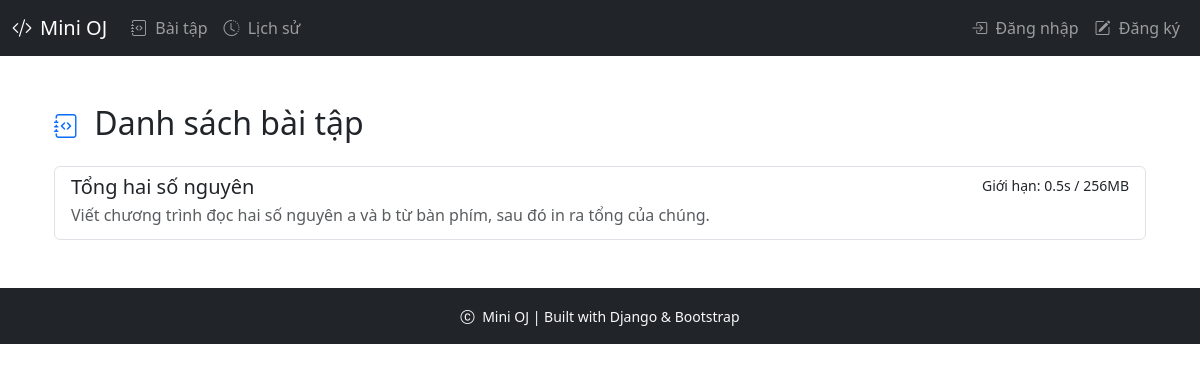
The app's page /problems/, older data.
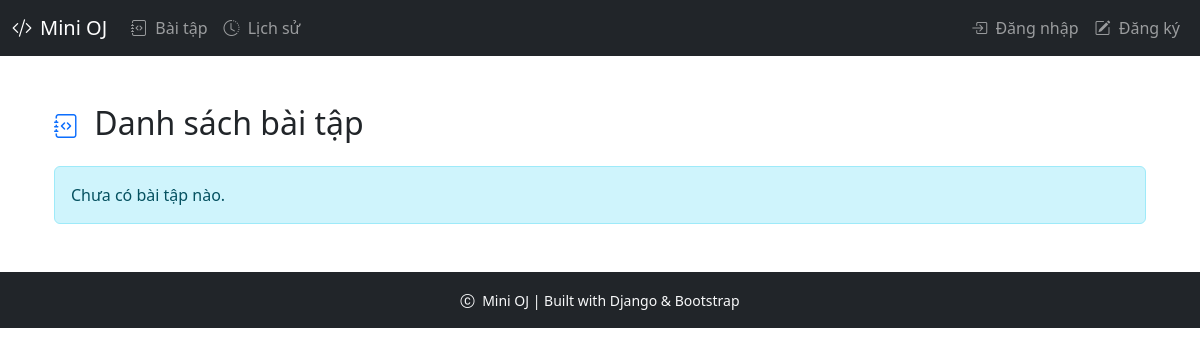
The same page, newer data.
### judge/models.py (models this page shows, shortened)
class Problem(models.Model):
    title = models.CharField(max_length=255)
    description = models.TextField(255)
    content = models.TextField()
    input_format = models.TextField()
    output_format = models.TextField()
    time_limit = models.FloatField(default=1.0, help_text="Second")
    memory_limit = models.IntegerField(default=256, help_text="MB")
    languages = models.ManyToManyField(Language)

### judge/views.py (the view)
# urls.py: path('problems/', views.problems, name='problems'),
def problems(request):
    return render(request, 'judge/problems.html', {
        'problems': Problem.objects.all().order_by('id')
    })

### judge/templates/judge/problems.html
{% extends "judge/site_base.html" %}
{% block content %}
  <div class="container mt-5">
    <h2 class="mb-4"><i class="bi bi-journal-code fs-4 me-2 text-primary"></i> Danh sách bài tập</h2>
    {% if problems %}
      <div class="list-group">
        {% for problem in problems %}
          <a href="{% url 'problem' problem.id %}" class="list-group-item list-group-item-action">
            <div class="d-flex w-100 justify-content-between">
              <h5 class="mb-1">{{ problem.title }}</h5>
              <small>Giới hạn: {{ problem.time_limit }}s / {{ problem.memory_limit }}MB</small>
            </div>
            <p class="mb-1 text-muted">{{ problem.description|truncatewords:20 }}</p>
          </a>
        {% endfor %}
      </div>
    {% else %}
      <div class="alert alert-info">Chưa có bài tập nào.</div>
    {% endif %}
  </div>
{% endblock %}

Row changes from the older to the newer data that the page shows:
removed Problem: title "Tổng hai số nguyên", time_limit "0.5", memory_limit "256", description "Viết chương trình đọc hai số nguyên a và b từ bàn phím, sau đó in ra tổng của chúng."
Text that changed along with them:
text now shown: "Chưa có bài tập nào."
